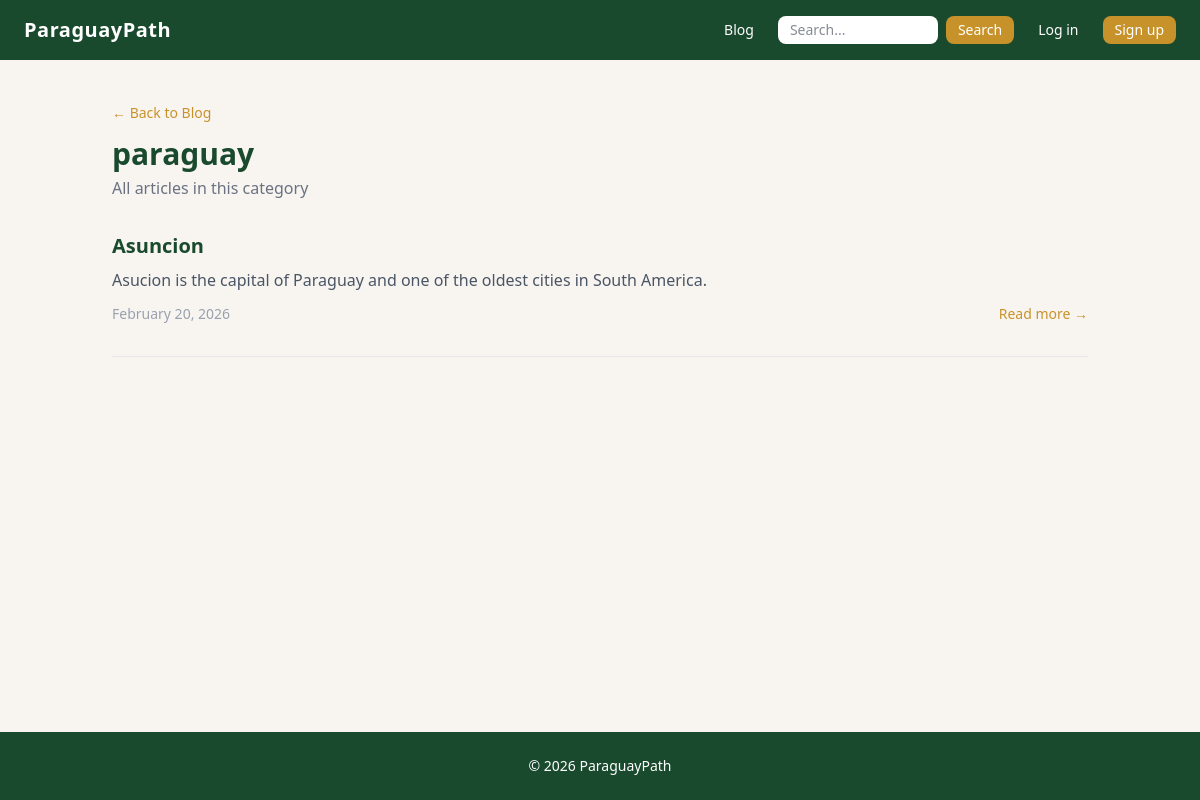
Page /blog/category/paraguay/ on the committed database.
### blog/models.py (models this page shows, shortened)
class Category(models.Model):
    name = models.CharField(max_length=100)
    slug = models.SlugField(unique=True)
    class Meta:
        verbose_name_plural = "Categories" # fix plural name in admin

class Article(models.Model):
    title = models.CharField(max_length=200)
    slug = models.SlugField(unique=True)    # unique slug (human-readable) for URL
    perex = models.TextField() # short summary of the article, shown on the homepage and category pages
    content = models.TextField()
    image = models.ImageField(upload_to='articles/', blank=True, null=True)
    published = models.DateTimeField(blank=True, null=True) # when the article was published, can be null if not published yet
    created = models.DateTimeField(auto_now_add=True)
    is_published = models.BooleanField(default=False) # if true, article is visible on the site, otherwise it's a draft
    categories = models.ManyToManyField(Category, related_name='articles') # an article can belong to multiple categories, and a category can have multiple articles
    fb_discussion_url = models.URLField(blank=True, null=True) # optional URL to Facebook discussion for the article
    class Meta:
        ordering = ['-published'] #newest article first

### blog/views.py (the view)
# urls.py: path('category/<slug:slug>/', views.category_detail, name='category_detail'),
def category_detail(request, slug):
    category = get_object_or_404(Category, slug=slug)
    articles = category.articles.filter(is_published=True)
    return render(request, 'blog/category_detail.html', {
        'category': category,
        'articles': articles,
    })

### blog/templates/blog/category_detail.html (shortened to what this page needs)
{% extends 'blog/base.html' %}
{% block content %}
<div class="mb-8">
    <a href="{% url 'blog:article_list' %}" class="text-gold hover:underline text-sm">
        ← Back to Blog
    </a>
    <h1 class="text-3xl font-bold text-forest mt-3">{{ category.name }}</h1>
    <p class="text-gray-500 mt-1">All articles in this category</p>
</div>
{% for article in articles %}
<article class="mb-8 border-b border-gray-200 pb-8">
    <h2 class="text-xl font-bold text-forest mb-2">
        <a href="{% url 'blog:article_detail' article.slug %}"
           class="hover:text-gold transition-colors">
            {{ article.title }}
        </a>
    </h2>
    <p class="text-gray-600 mb-3">{{ article.perex }}</p>
    <div class="flex items-center justify-between text-sm text-gray-400">
        <span>{{ article.published|date:"F j, Y" }}</span>
        <a href="{% url 'blog:article_detail' article.slug %}"
           class="text-gold font-medium hover:underline">
            Read more →
        </a>
    </div>
</article>
{% empty %}
<p class="text-gray-500">No articles in this category yet.</p>
{% endfor %}
{% endblock %}

### rows in the picture
Category: name "paraguay"
Article: title "Asuncion", perex "Asucion is the capital of Paraguay and one of the oldest cities in South America.", published "February 20, 2026"
